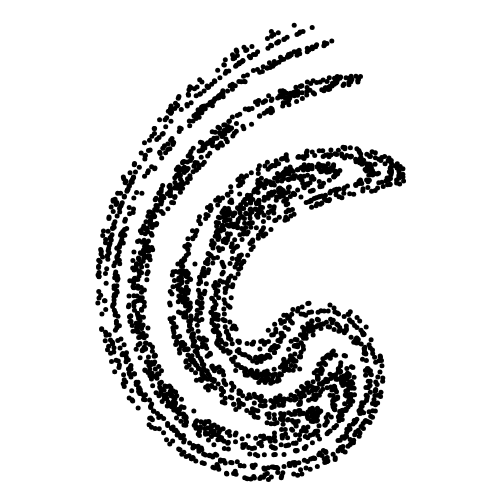
Frame 1 (no input)
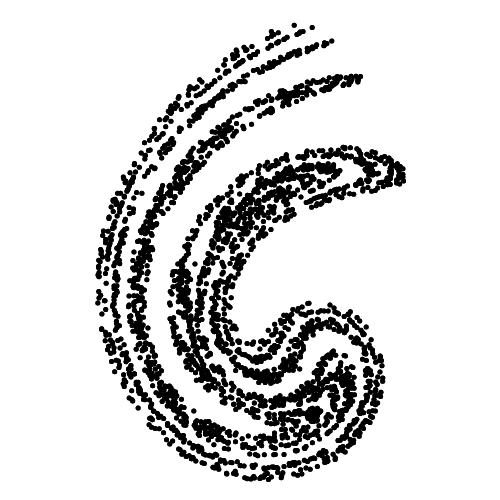
Frame 2 (the mouse pressed at the canvas centre, redrawn once)

The p5.js sketch that drew these frames (run headless with seeded random() and noise() and a simulated clock; the mouse was pressed at the canvas centre and the sketch redrawn once):

// p5.js sketch
// ── sketch.js
var c1 = 0.4;
var c2 = 0.9;
var c3 = 6.0;
var rho = 1.0;

function setup() {
  createCanvas(500,500);
  background(255);
  stroke(0);
  strokeWeight(5);
  noLoop();
}

function draw() {
  var x = 0.1;
  var y = 0.1;
  for (var i = 0; i <= 3000; i++){
    var temp = c1 - c3 / (1.0 + x * x + y * y);
    var sin_temp = sin(temp);
    var cos_temp = cos(temp);
    var xt = rho + c2 * (x * cos_temp - y * sin_temp);
    y = c2 * (x * sin_temp + y * cos_temp);
    x = xt;
    point(x * 150 + 150, y * 150 + 350);
  }
}
